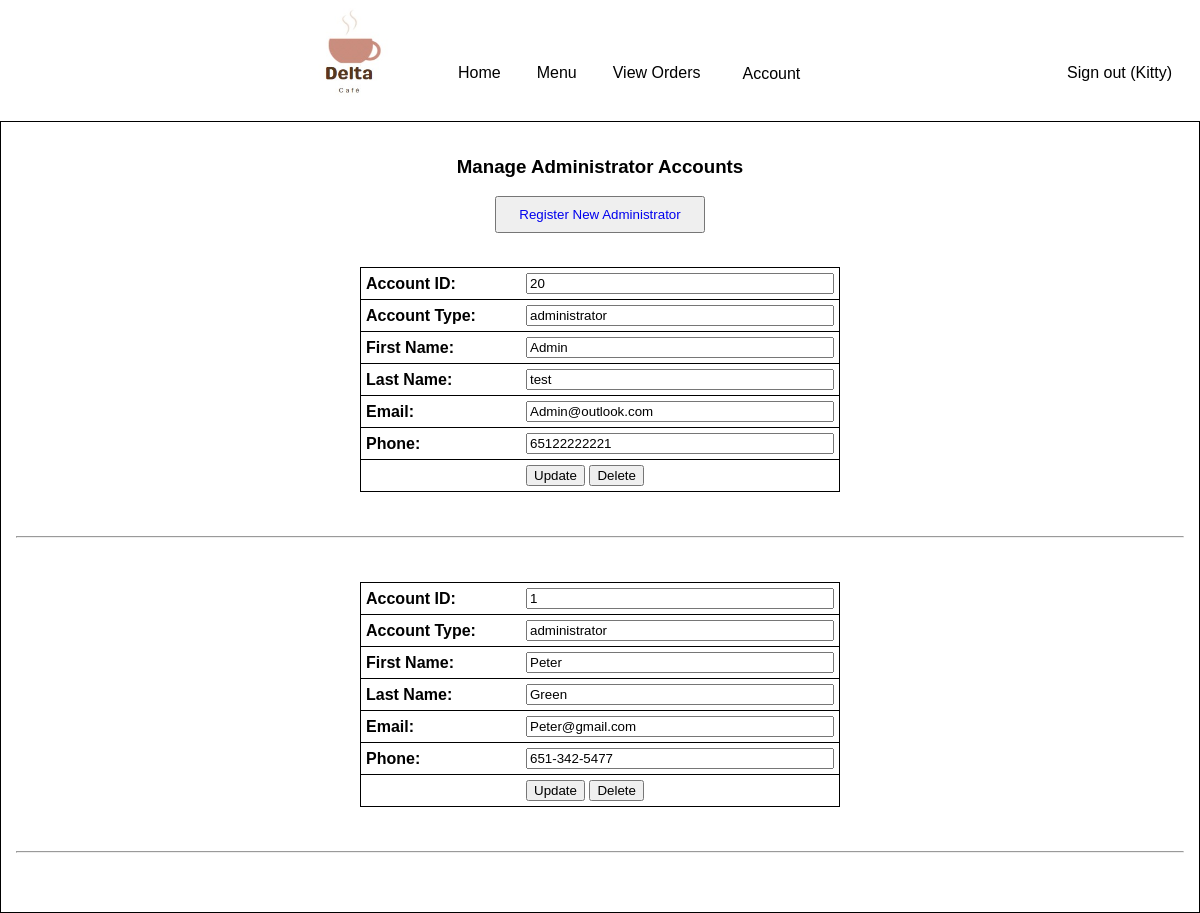
Page /manageAdminAcc.php (signed in) on the committed database.
### tables this page shows
CREATE TABLE `users` (
  `id` int(11) NOT NULL,
  `username` varchar(24) NOT NULL,
  `password` varchar(32) NOT NULL,
  `email` varchar(64) NOT NULL,
  `phone_number` varchar(24) NOT NULL,
  `role` enum('administrator','customer','transportation_associate') NOT NULL,
  `first_name` varchar(24) NOT NULL,
  `last_name` varchar(24) NOT NULL
);

### manageAdminAcc.php (the view, shortened to what this page needs)
<?php
    global $conn;
    include("./header.php");
?>
<div class="container">
    <center>
    <p>
    <h3>Manage Administrator Accounts</h3>
    <button type="submit"><a href="createAdminAcc.php">Register New Administrator</a></button>
    <br><br>
    </p>
<?php
        $query2 = "SELECT  * FROM users
                   WHERE role = 'administrator'
                   ORDER BY id DESC";
        mysqli_multi_query($conn, $query2) or die(mysqli_error($conn));
        $result = mysqli_store_result($conn);
        while($row = mysqli_fetch_row($result)){
            $formID = "userID" . $row[0];
            echo "<table class ='myTable'>
                <form id='".$formID."' action='./manageAdminAcc.php' method='post'>
                <input type='hidden' id='hidden' name='hidden' value='".$row[0]. "' >
                <tr>
                    <td style='width: 150px;'><b>Account ID:</b></td>
                    <td>
                        <input style='width: 300px;' type='text' id='userid' name='userid' value= '".$row[0]. "'  required>
                    </td>
                </tr>
                <tr>
                    <td><b>Account Type:</b></td>
                    <td>
                        <input style='width: 300px;' type='text' id='typeAcc' name='typeAcc' value= '".$row[5]. "' required>
                    </td>
                </tr>
                <tr>
                    <td><b>First Name:</b></td>
                    <td>
                        <input style='width: 300px;' type='text' id='fname' name='fname' value= '".$row[6]. "'  required>
                    </td>
                </tr>
                <tr>
                    <td><b>Last Name:</b></td>
                    <td>
                        <input style='width: 300px;' type='text' id='lname' name='lname' value= '".$row[7]. "'  required>
                    </td>
                </tr>
                <tr>
                    <td><b>Email:</b></td>
                    <td>
                        <input style='width: 300px;' type='text' id='email' name='email' value= '".$row[3]. "'  required>
                    </td>
                </tr>
                <tr>
                <td><b>Phone:</b></td>
                <td>
                    <input style='width: 300px;' type='text' id='phone' name='phone' value= '".$row[4]. "'  required>
                </td>
            </tr>
                <td></td>
                <td>
                    <button type='submit' name='update' value=''>Update</button>
                    <button type='submit' name='delete' value=''>Delete</button>
                </td>
            </tr>
            </table>
            </form>
            <br><br>";
            echo "<hr><br><br>";
        }
    ?>
    </center>
</div>
<?php
    include("./footer.php");
?>

### DCSstyle.css (style rules this page uses)
body { font-family: Arial, Helvetica, sans-serif; margin: 0; }
.container { border: 1px solid black; padding: 15px; text-align: left; }
table, th, td { border: 1px solid black; }
a { text-decoration: none; display: inline-block; padding: 8px 16px; }
.myTable { border-collapse:collapse; color: black; }
.myTable td, .myTable th { padding:5px; border:0; }
.myTable td, .myTable th { border-bottom:1px solid black; }

### rows in the picture
users: userid "20", typeAcc "administrator", fname "Admin", lname "test", email "Admin@outlook.com", phone "65122222221"
users: userid "1", typeAcc "administrator", fname "Peter", lname "Green", email "Peter@gmail.com", phone "651-342-5477"

### other values in the picture
$_SESSION['username'] "Kitty"
